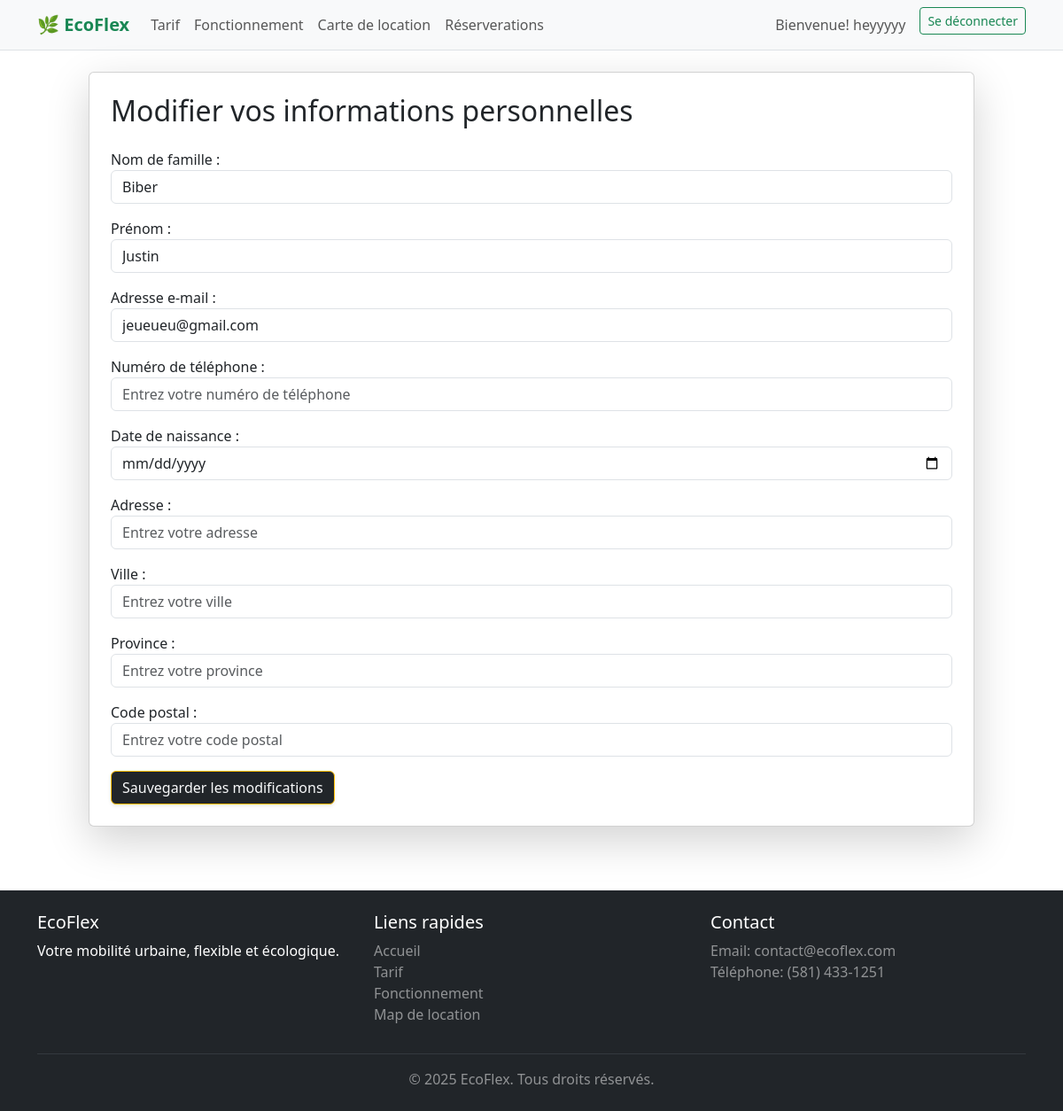
The page /profil/modifier/ (signed in) on the database its author committed.
### ecoflex/models.py (models this page shows, shortened)
class User(AbstractUser):
    numero_permis = models.CharField(max_length=5, unique=True, blank=True, null=True)
    phone_number = models.CharField(max_length=20, null=True, blank=True)
    birth_date = models.DateField(null=True, blank=True)
    address = models.CharField(max_length=255, null=True, blank=True)
    city = models.CharField(max_length=100, null=True, blank=True)
    province = models.CharField(max_length=100, null=True, blank=True)
    postal_code = models.CharField(max_length=20, null=True, blank=True)
    class Meta:
        verbose_name = "Utilisateur"
        verbose_name_plural = "Utilisateurs"

### ecoflex/views.py (the view)
# urls.py: path('profil/modifier/', views.modifier_profil, name='modifier_profil'),
def modifier_profil(request):
    if request.method == "POST":
        form = ProfileForm(request.POST, instance=request.user)
        if form.is_valid():
            form.save()
            messages.success(request, "Profil mis à jour avec succès !")
            return redirect("profil")
    else:
        form = ProfileForm(instance=request.user)
    return render(request, "ecoflex/modifier_profil.html", {"form": form})

### ecoflex/templates/ecoflex/modifier_profil.html (shortened to what this page needs)
{% extends 'base.html' %}
{% block content %}
<div class="container d-flex justify-content-center align-items-center min-vh-100">
    <div class="card shadow-lg p-4" style="width: 1000px;">
        <h2 class="mb-4">Modifier vos informations personnelles</h2>
        <form method="post" novalidate>
            <div class="mb-3">
                {{ form.last_name.label_tag }}
                {{ form.last_name }}
            </div>
            <div class="mb-3">
                {{ form.first_name.label_tag }}
                {{ form.first_name }}
            </div>
            <div class="mb-3">
                {{ form.email.label_tag }}
                {{ form.email }}
            </div>
            <div class="mb-3">
                {{ form.phone_number.label_tag }}
                {{ form.phone_number }}
            </div>
            <div class="mb-3">
                {{ form.birth_date.label_tag }}
                {{ form.birth_date }}
            </div>
            <div class="mb-3">
                {{ form.address.label_tag }}
                {{ form.address }}
            </div>
            <div class="mb-3">
                {{ form.city.label_tag }}
                {{ form.city }}
            </div>
            <div class="mb-3">
                {{ form.province.label_tag }}
                {{ form.province }}
            </div>
            <div class="mb-3">
                {{ form.postal_code.label_tag }}
                {{ form.postal_code }}
            </div>
            <button type="submit" class="btn btn-primary bg-dark text-light border-warning shadow-sm">
                Sauvegarder les modifications
            </button>
        </form>
    </div>
</div>
{% endblock %}

### ecoflex/templates/base.html (shortened to what this page needs)
{% load static %}
<!DOCTYPE html>
<html lang="fr">
<head>
    <link href="https://cdn.jsdelivr.net/npm/bootstrap@5.3.0/dist/css/bootstrap.min.css" rel="stylesheet">
</head>
<body>
    <nav class="navbar navbar-expand-lg navbar-light bg-light border-bottom">
        <div class="container">
            <a class="navbar-brand fw-bold text-success" href="{% url 'accueil' %}">
                🌿 EcoFlex
            </a>
            <div class="collapse navbar-collapse" id="navbarNav">
                <ul class="navbar-nav me-auto">
                    <li class="nav-item">
                        <a class="nav-link" href="{% url 'tarif' %}">Tarif</a>
                    </li>
                    <li class="nav-item">
                        <a class="nav-link" href="{% url 'fonctionnement' %}">Fonctionnement</a>
                    </li>
                    <li class="nav-item">
                        <a class="nav-link" href="{% url 'map_location' %}">Carte de location</a>
                    </li>
                    <li class="nav-item">
                        <a class="nav-link" href="{% url 'reserver_voiture' %}">Réserverations</a>
                    </li>
                </ul>
                <ul class="navbar-nav ms-auto">
                    {% if user.is_authenticated %}
                    <li class="nav-item">
                        <a class="nav-link" href="{% url 'profil' %}">Bienvenue! {{ user.username }}</a>
                    </li>
                    <li class="nav-item">
                        <a class="btn btn-outline-success btn-sm ms-2" href="{% url 'deconnexion' %}">Se déconnecter</a>
                    </li>
                    {% endif %}
                </ul>
            </div>
        </div>
    </nav>
    <main class="py-4">
        {% block content %}
        {% endblock %}
    </main>
    <footer class="bg-dark text-white py-4 mt-5">
        <div class="container">
            <div class="row">
                <div class="col-md-4">
                    <h5>EcoFlex</h5>
                    <p>Votre mobilité urbaine, flexible et écologique.</p>
                </div>
                <div class="col-md-4">
                    <h5>Liens rapides</h5>
                    <ul class="list-unstyled">
                        <li><a href="{% url 'accueil' %}" class="text-white-50 text-decoration-none">Accueil</a></li>
                        <li><a href="{% url 'tarif' %}" class="text-white-50 text-decoration-none">Tarif</a></li>
                        <li><a href="{% url 'fonctionnement' %}"
                                class="text-white-50 text-decoration-none">Fonctionnement</a></li>
                        <li><a href="{% url 'map_location' %}" class="text-white-50 text-decoration-none">Map de
                                location</a></li>
                    </ul>
                </div>
                <div class="col-md-4">
                    <h5>Contact</h5>
                    <p class="text-white-50">
                        Email: contact@ecoflex.com<br>
                        Téléphone: (581) 433-1251
                    </p>
                </div>
            </div>
            <hr class="my-3 border-secondary">
            <div class="text-center">
                <p class="mb-0 text-white-50">&copy; 2025 EcoFlex. Tous droits réservés.</p>
            </div>
        </div>
    </footer>
</body>
</html>

### rows shown on the page
User: username "heyyyyy", last_name "Biber", first_name "Justin", email "jeueueu@gmail.com"
